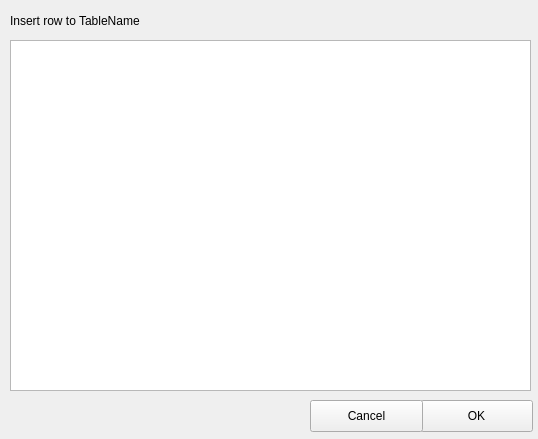
<?xml version="1.0" encoding="UTF-8"?>
<ui version="4.0">
 <class>MainWindow</class>
 <widget class="QMainWindow" name="MainWindow">
  <property name="geometry">
   <rect>
    <x>0</x>
    <y>0</y>
    <width>538</width>
    <height>439</height>
   </rect>
  </property>
  <property name="windowTitle">
   <string>MainWindow</string>
  </property>
  <widget class="QWidget" name="centralwidget">
   <widget class="QLabel" name="label">
    <property name="geometry">
     <rect>
      <x>10</x>
      <y>10</y>
      <width>151</width>
      <height>21</height>
     </rect>
    </property>
    <property name="text">
     <string>Insert row to TableName</string>
    </property>
   </widget>
   <widget class="QTableWidget" name="table">
    <property name="geometry">
     <rect>
      <x>10</x>
      <y>40</y>
      <width>521</width>
      <height>351</height>
     </rect>
    </property>
   </widget>
   <widget class="QPushButton" name="ok_button">
    <property name="geometry">
     <rect>
      <x>420</x>
      <y>400</y>
      <width>113</width>
      <height>32</height>
     </rect>
    </property>
    <property name="text">
     <string>OK</string>
    </property>
   </widget>
   <widget class="QPushButton" name="cancel_button">
    <property name="geometry">
     <rect>
      <x>310</x>
      <y>400</y>
      <width>113</width>
      <height>32</height>
     </rect>
    </property>
    <property name="text">
     <string>Cancel</string>
    </property>
   </widget>
  </widget>
 </widget>
 <resources/>
 <connections/>
</ui>
